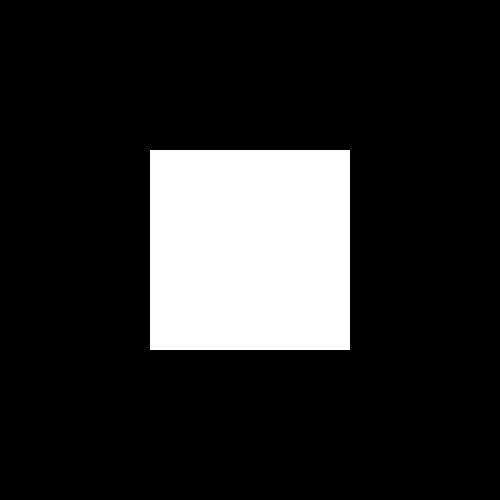
Frame 1 (no input)
Frame 60 (the mouse pressed at the canvas centre just before this capture): identical to frame 1, image omitted
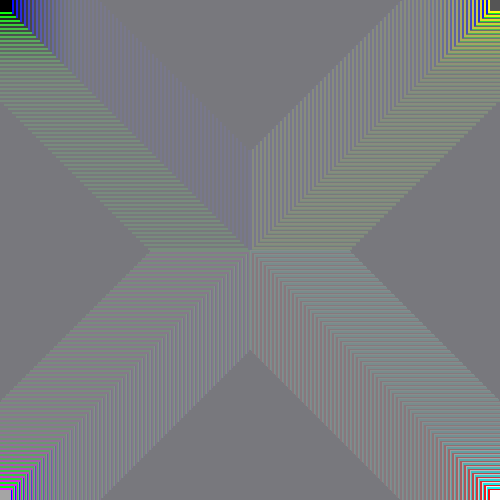
Frame 120 (the mouse held since frame 60 and released just before this capture)

The Processing sketch that drew these frames (run headless with seeded random() and noise(); from frame 60 on, the mouse is pressed at the canvas centre):

// Processing sketch: processing_62909
// ── processing_62909.pde

void setup(){
size(500, 500);
background(0);
noStroke();
}
//posiciones
int x1 =150;
int y1 =150;
int x2 =250;
int y2 =250;

void draw(){
//cuadrados iniciales  
fill(255);
rect(x1, y1, 100, 100);
rect(x2, y1, 100, 100);
rect(x1, y2, 100, 100);
rect(x2, y2, 100, 100);
//primer cuadrado superior izq. cambia de color al hacer click y los otros se desplazan
if(mousePressed == true && mouseX <= width/2 && mouseX >= width/2-100 && mouseY <= height/2 && mouseY >= height/2-100){
fill(255, 0, 0, 10); //fondo transparente que da efecto de barrido
rect(0, 0, width, height);
fill(255, 0, 0);
rect(x1, y1, 100, 100);
fill(0, 0, 255);
rect(x2++, y1, 100, 100);
fill(0, 255, 0);
rect(x1, y2++, 100, 100);
fill(0, 255, 255);
rect(x2++, y2++, 100, 100);
};

if(mousePressed == true && mouseX <= width/2+100 && mouseX >= width/2 && mouseY <= height/2 && mouseY >= height/2-100){
fill(0, 255, 0, 10);
rect(0, 0, width, height);
fill(0, 0, 255);
rect(x1--, y1, 100, 100);
fill(0, 255, 0);
rect(x2, y1, 100, 100);
fill(255, 0, 255);
rect(x1--, y2++, 100, 100);
fill(255, 0, 0);
rect(x2, y2++, 100, 100);
};

if(mousePressed == true && mouseX <= width/2 && mouseX >= width/2-100 && mouseY <= height/2+100 && mouseY >= height/2){
fill(0, 0, 255, 10);
rect(0, 0, width, height);
fill(0, 255, 0);
rect(x1, y1--, 100, 100);
fill(255, 255, 0);
rect(x2++, y1--, 100, 100);
fill(0, 0, 255);
rect(x1, y2, 100, 100);
fill(255, 0, 0);
rect(x2++, y2, 100, 100);
};

if(mousePressed == true && mouseX <= width/2+100 && mouseX >= width/2 && mouseY <= height/2+100 && mouseY >= height/2){
fill(255, 10);
rect(0, 0, width, height);
fill(0);
rect(x1--, y1--, 100, 100);
fill(85);
rect(x2, y1--, 100, 100);
fill(165);
rect(x1--, y2, 100, 100);
fill(255);
rect(x2, y2, 100, 100);
};
//if para que todo vuelva a la posicion original cuando se deja de hacer click
if(mousePressed == false && mouseX <= width/2 && mouseX >= width/2-100 && mouseY <= height/2 && mouseY >= height/2-100 || mousePressed == false && mouseX <= width/2+100 && mouseX >= width/2 && mouseY <= height/2 && mouseY >= height/2-100 || mousePressed == false && mouseX <= width/2 && mouseX >= width/2-100 && mouseY <= height/2+100 && mouseY >= height/2 || mousePressed == false && mouseX <= width/2+100 && mouseX >= width/2 && mouseY <= height/2+100 && mouseY >= height/2){
fill(0);
rect(0, 0, width, height);
fill(255);
rect(150, 150, 100, 100);
rect(250, 150, 100, 100);
rect(150, 250, 100, 100);
rect(250, 250, 100, 100);
x1 =150;
y1 =150;
x2 =250;
y2 =250;
};

}
